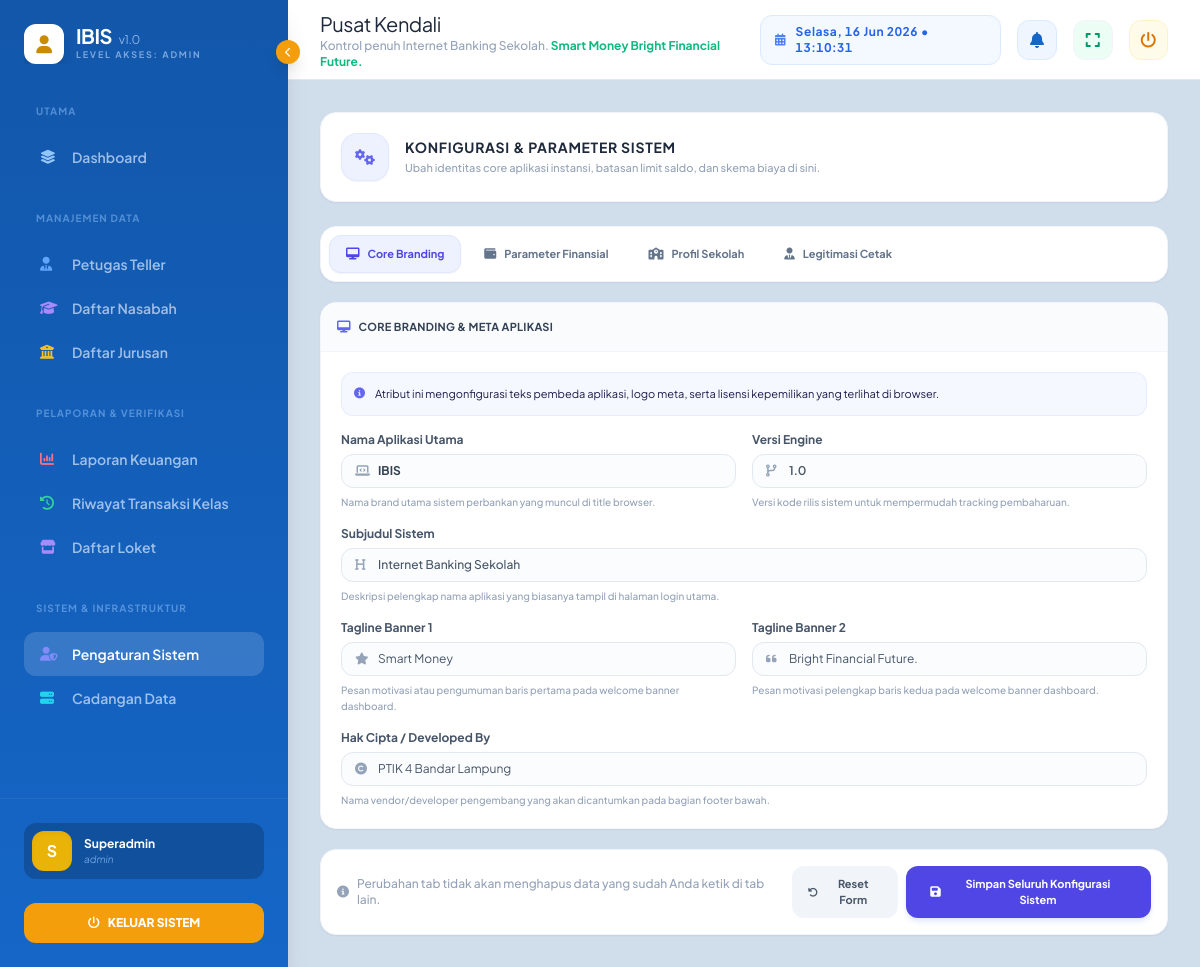
The page /main.php?page=pengaturan (signed in) on the database its author committed.
### tables this page shows
CREATE TABLE `tbl_pengaturan` (
  `id_pengaturan` int NOT NULL AUTO_INCREMENT,
  `nama_aplikasi` varchar(100) NOT NULL DEFAULT 'IBIS',
  `subjudul` varchar(150) DEFAULT 'Internet Banking Sekolah',
  `tagline_1` varchar(150) DEFAULT 'Cerdas Finansial,',
  `tagline_2` varchar(150) DEFAULT 'Hebat di Masa Depan.',
  `versi_aplikasi` varchar(20) DEFAULT '3.0',
  `developed_by` varchar(150) NOT NULL DEFAULT 'Pustik SMK PGRI 4 Bandar Lampung',
  `nama_sekolah` varchar(100) DEFAULT NULL,
  `alamat_sekolah` text,
  `telp_sekolah` varchar(20) DEFAULT NULL,
  `whatsapp_admin` varchar(20) DEFAULT NULL,
  `email_sekolah` varchar(100) DEFAULT NULL,
  `logo_sekolah` varchar(255) DEFAULT NULL,
  `nama_kepala_sekolah` varchar(100) DEFAULT NULL,
  `nip_kepala_sekolah` varchar(50) DEFAULT NULL,
  `minimal_penarikan` decimal(15,2) DEFAULT '10000.00',
  `minimal_saldo_mengendap` decimal(15,2) DEFAULT '15000.00',
  `biaya_admin_default` decimal(15,2) DEFAULT '2500.00',
  `biaya_transfer_default` decimal(15,2) DEFAULT '1500.00',
  `format_nomor_transaksi` varchar(50) DEFAULT 'TRX/[YYYY]/[MM]/[ID]',
  `jam_operasional` varchar(100) DEFAULT 'Senin - Jumat, 07:30 - 15:00 WIB',
  `limit_transfer_harian` decimal(15,2) DEFAULT '50000.00',
  PRIMARY KEY (`id_pengaturan`)
);

### views/superadmin/pengaturan-sistem.php (the view, shortened to what the rows shown need)
<?php
require_once __DIR__ . '/../../auth/database.php';
try {
    $stmt = $pdo->query("SELECT * FROM tbl_pengaturan LIMIT 1");
    $setting = $stmt->fetch(PDO::FETCH_ASSOC);
} catch (PDOException $e) {
    $error_msg = "Gagal memuat konfigurasi: " . $e->getMessage();
}
?>
<div class="w-full space-y-6 text-xs">
    <div class="w-full bg-white rounded-2xl border border-slate-100 shadow-sm p-5 flex items-center gap-4">
        <div class="w-12 h-12 rounded-2xl bg-indigo-50 flex items-center justify-center text-indigo-500 border border-indigo-100/80 shadow-sm flex-shrink-0">
            <i class="fas fa-cogs text-base"></i>
        </div>
        <div class="space-y-0.5">
            <h1 class="text-sm font-bold text-slate-800 uppercase tracking-wider">Konfigurasi & Parameter Sistem</h1>
            <p class="text-[11px] text-slate-400 font-medium leading-relaxed">
                Ubah identitas core aplikasi instansi, batasan limit saldo, dan skema biaya di sini.
            </p>
        </div>
    </div>
    <form action="" method="POST" enctype="multipart/form-data" class="w-full space-y-5">
        <div class="w-full bg-white border border-slate-100 rounded-2xl p-2 shadow-sm flex flex-wrap gap-1.5">
            <button type="button" onclick="switchSettingTab(this, 'panel-branding')" data-tab="branding"
                class="tab-btn active flex items-center gap-2 px-4 py-2.5 rounded-xl font-bold transition-all text-[11px] bg-indigo-50 text-indigo-600 border border-indigo-100 shadow-sm">
                <i class="fas fa-desktop text-xs"></i> Core Branding
            </button>
            <button type="button" onclick="switchSettingTab(this, 'panel-finansial')" data-tab="finansial"
                class="tab-btn flex items-center gap-2 px-4 py-2.5 rounded-xl font-bold transition-all text-[11px] bg-transparent text-slate-500 border border-transparent hover:bg-slate-50 hover:text-slate-700">
                <i class="fas fa-wallet text-xs"></i> Parameter Finansial
            </button>
            <button type="button" onclick="switchSettingTab(this, 'panel-sekolah')" data-tab="sekolah"
                class="tab-btn flex items-center gap-2 px-4 py-2.5 rounded-xl font-bold transition-all text-[11px] bg-transparent text-slate-500 border border-transparent hover:bg-slate-50 hover:text-slate-700">
                <i class="fas fa-school text-xs"></i> Profil Sekolah
            </button>
            <button type="button" onclick="switchSettingTab(this, 'panel-legitimasi')" data-tab="legitimasi"
                class="tab-btn flex items-center gap-2 px-4 py-2.5 rounded-xl font-bold transition-all text-[11px] bg-transparent text-slate-500 border border-transparent hover:bg-slate-50 hover:text-slate-700">
                <i class="fas fa-user-tie text-xs"></i> Legitimasi Cetak
            </button>
        </div>
        <div class="w-full">
            <div id="panel-branding" class="tab-panel block animation-fade">
                <div class="bg-white rounded-2xl border border-slate-100 shadow-sm overflow-hidden flex flex-col">
                    <div class="p-4 bg-slate-50/70 border-b border-slate-100 flex items-center gap-2">
                        <i class="fas fa-desktop text-indigo-500 text-xs"></i>
                        <h2 class="font-bold text-slate-700 uppercase tracking-wide text-[11px]">Core Branding & Meta Aplikasi</h2>
                    </div>
                    <div class="p-5 flex-1 space-y-4">
                        <div class="p-3 bg-indigo-50/50 border border-indigo-100/70 rounded-xl text-indigo-950 flex items-start gap-2.5 leading-relaxed text-[11px]">
                            <i class="fas fa-info-circle text-indigo-500 mt-0.5"></i>
                            <span>Atribut ini mengonfigurasi teks pembeda aplikasi, logo meta, serta lisensi kepemilikan yang terlihat di browser.</span>
                        </div>
                        <div class="grid grid-cols-1 md:grid-cols-2 gap-4">
                            <div class="flex flex-col gap-1.5">
                                <label class="font-bold text-slate-600">Nama Aplikasi Utama</label>
                                <div class="relative flex items-center">
                                    <i class="fas fa-laptop-code absolute left-3.5 text-slate-400 text-xs"></i>
                                    <input type="text" name="nama_aplikasi" value="<?= htmlspecialchars($setting['nama_aplikasi'] ?? '') ?>" required
                                        class="w-full pl-9 pr-3 py-2 rounded-xl bg-slate-50/50 border border-slate-200 focus:outline-none focus:border-indigo-500 focus:ring-4 focus:ring-indigo-100 font-bold text-slate-700 transition-all">
                                </div>
                                <small class="text-[10px] text-slate-400 font-medium">Nama brand utama sistem perbankan yang muncul di title browser.</small>
                            </div>
                            <div class="flex flex-col gap-1.5">
                                <label class="font-bold text-slate-600">Versi Engine</label>
                                <div class="relative flex items-center">
                                    <i class="fas fa-code-branch absolute left-3.5 text-slate-400 text-xs"></i>
                                    <input type="text" name="versi_aplikasi" value="<?= htmlspecialchars($setting['versi_aplikasi'] ?? '') ?>"
                                        class="w-full pl-9 pr-3 py-2 rounded-xl bg-slate-50/50 border border-slate-200 focus:outline-none focus:border-indigo-500 focus:ring-4 focus:ring-indigo-100 font-semibold text-slate-600 transition-all">
                                </div>
                                <small class="text-[10px] text-slate-400 font-medium">Versi kode rilis sistem untuk mempermudah tracking pembaharuan.</small>
                            </div>
                        </div>
                        <div class="flex flex-col gap-1.5">
                            <label class="font-bold text-slate-600">Subjudul Sistem</label>
                            <div class="relative flex items-center">
                                <i class="fas fa-heading absolute left-3.5 text-slate-400 text-xs"></i>
                                <input type="text" name="subjudul" value="<?= htmlspecialchars($setting['subjudul'] ?? '') ?>"
                                    class="w-full pl-9 pr-3 py-2 rounded-xl bg-slate-50/50 border border-slate-200 focus:outline-none focus:border-indigo-500 focus:ring-4 focus:ring-indigo-100 font-medium text-slate-600 transition-all">
                            </div>
                            <small class="text-[10px] text-slate-400 font-medium">Deskripsi pelengkap nama aplikasi yang biasanya tampil di halaman login utama.</small>
                        </div>
                        <div class="grid grid-cols-1 md:grid-cols-2 gap-4">
                            <div class="flex flex-col gap-1.5">
                                <label class="font-bold text-slate-600">Tagline Banner 1</label>
                                <div class="relative flex items-center">
                                    <i class="fas fa-star absolute left-3.5 text-slate-400 text-xs"></i>
                                    <input type="text" name="tagline_1" value="<?= htmlspecialchars($setting['tagline_1'] ?? '') ?>"
                                        class="w-full pl-9 pr-3 py-2 rounded-xl bg-slate-50/50 border border-slate-200 focus:outline-none focus:border-indigo-500 focus:ring-4 focus:ring-indigo-100 text-slate-600 transition-all">
                                </div>
                                <small class="text-[10px] text-slate-400 font-medium">Pesan motivasi atau pengumuman baris pertama pada welcome banner dashboard.</small>
                            </div>
                            <div class="flex flex-col gap-1.5">
                                <label class="font-bold text-slate-600">Tagline Banner 2</label>
                                <div class="relative flex items-center">
                                    <i class="fas fa-quote-left absolute left-3.5 text-slate-400 text-xs"></i>
                                    <input type="text" name="tagline_2" value="<?= htmlspecialchars($setting['tagline_2'] ?? '') ?>"
                                        class="w-full pl-9 pr-3 py-2 rounded-xl bg-slate-50/50 border border-slate-200 focus:outline-none focus:border-indigo-500 focus:ring-4 focus:ring-indigo-100 text-slate-600 transition-all">
                                </div>
                                <small class="text-[10px] text-slate-400 font-medium">Pesan motivasi pelengkap baris kedua pada welcome banner dashboard.</small>
                            </div>
                        </div>
                        <div class="flex flex-col gap-1.5">
                            <label class="font-bold text-slate-600">Hak Cipta / Developed By</label>
                            <div class="relative flex items-center">
                                <i class="fas fa-copyright absolute left-3.5 text-slate-400 text-xs"></i>
                                <input type="text" name="developed_by" value="<?= htmlspecialchars($setting['developed_by'] ?? '') ?>" required
                                    class="w-full pl-9 pr-3 py-2 rounded-xl bg-slate-50/50 border border-slate-200 focus:outline-none focus:border-indigo-500 focus:ring-4 focus:ring-indigo-100 text-slate-600 transition-all">
                            </div>
                            <small class="text-[10px] text-slate-400 font-medium">Nama vendor/developer pengembang yang akan dicantumkan pada bagian footer bawah.</small>
                        </div>
                    </div>
                </div>
            </div>
        </div>
        <div class="w-full bg-white rounded-2xl border border-slate-100 shadow-sm p-4 flex items-center justify-between gap-3">
            <div class="hidden sm:flex items-center gap-2 text-slate-400 font-medium">
                <i class="fas fa-info-circle text-xs"></i>
                <span>Perubahan tab tidak akan menghapus data yang sudah Anda ketik di tab lain.</span>
            </div>
            <div class="flex items-center gap-2 ml-auto w-full sm:w-auto justify-end">
                <button type="reset" class="px-4 py-2.5 rounded-xl bg-slate-100 text-slate-600 hover:bg-slate-200 transition-all text-[11px] font-bold flex items-center gap-1.5">
                    <i class="fas fa-undo text-[10px]"></i> Reset Form
                </button>
                <button type="submit" id="submit-all-btn" class="px-6 py-2.5 rounded-xl bg-indigo-600 text-white hover:bg-indigo-700 transition-all text-[11px] font-bold shadow-md shadow-indigo-100 flex items-center justify-center gap-2">
                    <i class="fas fa-save text-xs"></i> Simpan Seluruh Konfigurasi Sistem
                </button>
            </div>
        </div>
    </form>
</div>

### main.php (shortened to what the rows shown need)
<?php
require_once 'auth/database.php';
$role = $_SESSION['role'];
$page = isset($_GET['page']) ? preg_replace('/[^a-zA-Z0-9-]/', '', $_GET['page']) : 'main';
$page_titles = [
    'main' => 'Dashboard'
];
$app_config = [
    'nama_aplikasi'                => 'IBIS',
    'subjudul'                     => 'Internet Banking Sekolah',
    'tagline_1'                    => 'Cerdas Finansial,',
    'tagline_2'                    => 'Hebat di Masa Depan.',
    'versi_aplikasi'               => '3.0',
    'developed_by'                 => 'PTIK SMK PGRI 4 Bandar Lampung',
    'nama_sekolah'                 => 'SMK PGRI 4 Bandar Lampung',
    'minimal_penarikan'            => 10000.00,
    'minimal_saldo_mengendap'      => 15000.00,
    'biaya_admin_default'          => 2500.00,
    'biaya_transfer_default'       => 1500.00,
    'format_nomor_transaksi'       => 'TRX/[YYYY]/[MM]/[ID]',
    'jam_operasional'              => 'Senin - Jumat, 07:30 - 15:00 WIB',
    'limit_transfer_harian'        => 50000.00,
    'logo_sekolah'                 => null
];
try {
    $stmt_config = $pdo->query("SELECT * FROM tbl_pengaturan LIMIT 1");
    $db_config = $stmt_config->fetch(PDO::FETCH_ASSOC);
    if ($db_config) {
        $app_config = array_merge($app_config, $db_config);
    }
} catch (PDOException $e) {
    error_log("Gagal memuat pengaturan aplikasi.");
}
include 'views/layout/header.php';
?>
<div class="flex h-screen overflow-hidden">
    <aside id="sidebar" class="no-print w-72 sidebar-gradient text-slate-300 flex flex-col shrink-0 shadow-xl relative">
        <div class="p-6 flex-1 overflow-y-auto custom-scrollbar">
            <div class="header-container flex items-center gap-3 mb-10 overflow-hidden transition-all">
                <div class="sidebar-header-text whitespace-nowrap">
                    <h1 class="text-xl font-800 tracking-tight leading-none text-white">
                        <?php
                        $nama_app = (!empty($app_config['nama_aplikasi'])) ? trim($app_config['nama_aplikasi']) : 'IBIS';
                        $versi_app = (!empty($app_config['versi_aplikasi'])) ? trim($app_config['versi_aplikasi']) : '3.0';
                        ?>
                        <b><?= htmlspecialchars($nama_app) ?></b>
                        <span class="text-xs font-normal text-blue-200/70 ml-1">
                            v<?= htmlspecialchars($versi_app) ?>
                        </span>
                    </h1>
                </div>
            </div>
        </div>
    </aside>
    <main class="flex-1 flex flex-col min-w-0 overflow-hidden">
        <header class="h-20 bg-white border-b border-slate-200 flex items-center justify-between px-8 shrink-0">
            <div class="flex items-center gap-4">
                <div>
                    <h2 id="section-title" class="text-xl font-800 text-slate-800 capitalize tracking-tight">
                        <?= $page_titles[$page] ?? 'Pusat Kendali' ?>
                    </h2>
                    <p class="text-[10px] lg:text-xs text-slate-400 font-medium">
                        Kontrol penuh <?= htmlspecialchars($app_config['subjudul']) ?>.
                        <b class="text-emerald-500">
                            <?= htmlspecialchars($app_config['tagline_1']) ?> <?= htmlspecialchars($app_config['tagline_2']) ?>
                        </b>
                    </p>
                </div>
            </div>
        </header>
        <div class="flex-1 overflow-y-auto p-8 custom-scrollbar bg-[#d0ddeb]">
            <?php
            if (isset($routes[$role][$page])) {
                $file_to_include = $routes[$role][$page];
                if (file_exists($file_to_include)) {
                    include $file_to_include;
                } else {
                    include 'views/errors/404.html';
                }
            } else {
                include 'views/errors/403.html';
            }
            ?>
        </div>
    </main>
</div>
<?php include 'views/layout/footer.php'; ?>

### rows shown on the page
tbl_pengaturan: nama_aplikasi "IBIS", versi_aplikasi "1.0", subjudul "Internet Banking Sekolah", tagline_1 "Smart Money", tagline_2 "Bright Financial Future.", developed_by "PTIK 4 Bandar Lampung"

### other values the page prints
$role "ADMIN"
$safe_title "UTAMA MANAJEMEN DATA PELAPORAN & VERIFIKASI SISTEM & INFRASTRUKTUR"
$safe_text "Dashboard Petugas Teller Daftar Nasabah Daftar Jurusan Laporan Keuangan Riwayat Transaksi Kelas Daftar Loket Pengaturan Sistem Cadangan Data"
substr($nama, 0, 1) "S"
$nama "Superadmin"
$role "admin"
$page_titles[$page] "Pusat Kendali"
